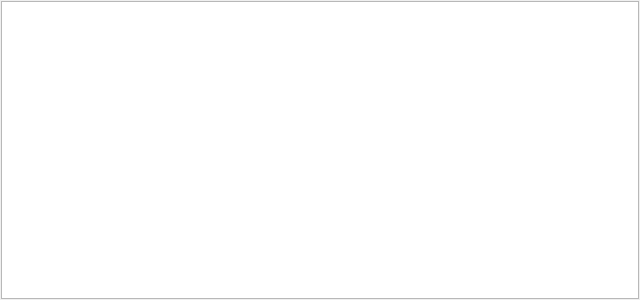
<?xml version="1.0" encoding="UTF-8"?>
<ui version="4.0">
 <class>Sublist</class>
 <widget class="QDialog" name="Sublist">
  <property name="enabled">
   <bool>true</bool>
  </property>
  <property name="geometry">
   <rect>
    <x>660</x>
    <y>390</y>
    <width>640</width>
    <height>300</height>
   </rect>
  </property>
  <property name="windowTitle">
   <string>Dialog</string>
  </property>
  <widget class="QTableView" name="sublist_view">
   <property name="geometry">
    <rect>
     <x>1</x>
     <y>1</y>
     <width>638</width>
     <height>298</height>
    </rect>
   </property>
  </widget>
 </widget>
 <resources/>
 <connections/>
</ui>
